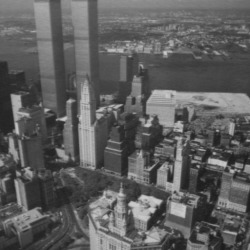
#> input picture assignment4/data/newyork/newyork_a.jpg, 250 x 250 px
$ jupyter execute --allow-errors exercise3.ipynb
#> lines starting #> are read from the running program, lines starting #| are printed output that depends on the picture
[cell 1]
from a4_utils import *
import numpy as np
import cv2
from matplotlib import pyplot as plt
import math
import random

def gauss(sigma):
    gauss_kernel = []
    for x in range(math.floor(- 3 * sigma), math.ceil(3 * sigma) + 1):
        result_x = (1 / (math.sqrt(2 * math.pi) * sigma)) * \
            math.exp(-((x ** 2) / (2 * (sigma ** 2))))
        gauss_kernel.append(result_x)
    return np.array(gauss_kernel) / sum(gauss_kernel)

def gaussdx(sigma):
    gaussdx_kernel = []
    for x in range(math.floor(- 3 * sigma), math.ceil(3 * sigma) + 1):
        result_x = (-1 / (math.sqrt(2 * math.pi) * sigma ** 3)) * x * math.exp(-(x ** 2 / (2 * sigma ** 2)))
        gaussdx_kernel.append(result_x)
    return np.array(gaussdx_kernel) / sum(np.abs(gaussdx_kernel))

def compute_derivative(img, sigma):
    G=gauss(sigma).reshape(1,-1)
    GT=G.T
    G=np.flip(G)
    GT=np.flip(GT)

    D=gaussdx(sigma).reshape(1,-1)
    DT=D.T
    D=np.flip(D)
    DT=np.flip(DT)

    img_Gt = cv2.filter2D(img, -1, D)
    deriv_x = cv2.filter2D(img_Gt, -1, GT)
    img_G = cv2.filter2D(img, -1, G)
    deriv_y = cv2.filter2D(img_G, -1, DT)
    return deriv_x, deriv_y

def gaussfilter(img, sigma):
    G = gauss(sigma)
    G = G.reshape(1, -1)
    convolved_img = cv2.filter2D(img, -1, G)
    convolved_img = cv2.filter2D(convolved_img, -1, G.T)
    return convolved_img


def nonmaxima_suppression(det,thresh,box_size):
    h,w=det.shape

    suppressed=np.zeros((h,w))

    for i in range(h):
        for j in range(w):
            if det[i,j]>thresh:
                box=det[i-box_size//2:i+box_size//2+1,j-box_size//2:j+box_size//2+1]
                if box.size>0:
                    max_val=np.max(box)
                else:
                    max_val=0
                if det[i,j] == max_val:
                    suppressed[i,j] = 1
    return suppressed

# [13 lines left out: function hessian_points, not called in this run]

def harris_points(I, sigma, threshold):
    sigma2 = 1.6 * sigma
    alpha = 0.06
    harris = np.zeros(I.shape)
    C = np.zeros((I.shape[0], I.shape[1], 2, 2))
    Ix,Iy=compute_derivative(I,sigma)

    C[:, :, 0, 0] = gaussfilter(Ix * Ix, sigma2)
    C[:, :, 0, 1] = gaussfilter(Ix * Iy, sigma2)
    C[:, :, 1, 0] = gaussfilter(Ix * Iy, sigma2)
    C[:, :, 1, 1] = gaussfilter(Iy * Iy, sigma2)

    det = C[:,:,0,0]*C[:,:,1,1]-C[:,:,0,1]*C[:,:,1,0]
    trace = C[:, :, 0, 0] + C[:, :, 1, 1]
    harris = det - alpha * trace * trace
    return harris

# [40 lines left out: functions find_correspondences, find_matches, not called in this run]

[cell 2]
# (a)  Write function estimate_homography, that approximates a homography between
# two images using a given set of matched feature points, following the algorithm below.

# [12 lines left out: function estimate_homography, not called in this run]

def points_from_txt(path):
    data = np.loadtxt(path)
    x1 = data[:, 0]
    y1 = data[:, 1]
    x2 = data[:, 2]
    y2 = data[:, 3]

    points1 = []
    for i in range(len(x1)):
        points1.append([x1[i], y1[i]])

    points2 = []
    for i in range(len(x2)):
        points2.append([x2[i], y2[i]])
    return points1, points2

newyork_a_grayscale = cv2.imread("data/newyork/newyork_a.jpg", cv2.IMREAD_GRAYSCALE) / 255
#> newyork_a_grayscale: shape (250, 250) float64; min 0.0941, max 0.804, mean 0.368
newyork_b_grayscale = cv2.imread("data/newyork/newyork_b.jpg", cv2.IMREAD_GRAYSCALE) / 255
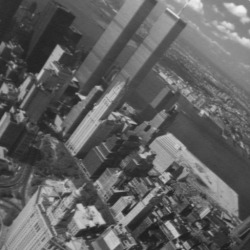
#> input picture assignment4/data/newyork/newyork_b.jpg, 250 x 250 px
#> newyork_b_grayscale: shape (250, 250) float64; min 0.102, max 0.949, mean 0.38

#> (the rest of this cell did not finish here and is left out)


H = estimate_homography(points1, points2)
transformed_newyork_a = cv2.warpPerspective(newyork_a_grayscale, H, newyork_a_grayscale.shape)
plt.figure(figsize=(14,8))
plt.subplot(1,2,1)
plt.imshow(transformed_newyork_a, cmap='gray')
plt.title("After warpPerspective")
plt.subplot(1,2,2)
plt.title("newyork.txt points")
display_matches(newyork_a_grayscale, points1, newyork_b_grayscale, points2)


graf_a_grayscale = cv2.imread("data/graf/graf_a.jpg", cv2.IMREAD_GRAYSCALE) / 255
graf_b_grayscale = cv2.imread("data/graf/graf_b.jpg", cv2.IMREAD_GRAYSCALE) / 255

points1_graf, points2_graf = points_from_txt("data/graf/graf.txt")

H_graf = estimate_homography(points1_graf, points2_graf)
transformed_graf_a = cv2.warpPerspective(graf_a_grayscale, H_graf, graf_a_grayscale.shape)
plt.figure(figsize=(14,8))
plt.subplot(1,2,1)
plt.imshow(transformed_graf_a, cmap='gray')
plt.title("After warpPerspective")
plt.subplot(1,2,2)
plt.title("graf.txt points")
display_matches(graf_a_grayscale, points1_graf, graf_b_grayscale, points2_graf)

[cell 3]
# (b) RANSAC

# [59 lines left out: function ransac, not called in this run]

harris_a = harris_points(newyork_a_grayscale, 3, 0.0000001)
#> in compute_derivative, `deriv_x = cv2.filter2D(img_Gt, -1, GT)`:
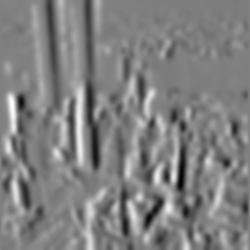
#> deriv_x: shape (250, 250) float64; min -0.243, max 0.241, mean 0.00058; drawn with min black and max white
#> call 2 of gaussfilter, with sigma = 4.8
#> in gaussfilter (call 2), `convolved_img = cv2.filter2D(convolved_img, -1, G.T)`:
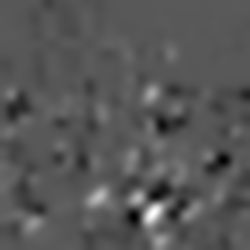
#> convolved_img: shape (250, 250) float64; min -0.00585, max 0.0111, mean -3.48e-05; drawn with min black and max white
harris_b = harris_points(newyork_b_grayscale, 3, 0.0000001)
#> call 2 of compute_derivative, with sigma = 3
#> in compute_derivative (call 2), `deriv_x = cv2.filter2D(img_Gt, -1, GT)`:
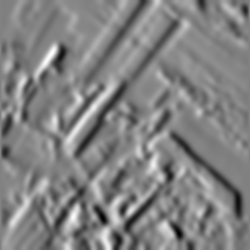
#> deriv_x: shape (250, 250) float64; min -0.218, max 0.211, mean 0.0013; drawn with min black and max white
#> in compute_derivative (call 2), `deriv_y = cv2.filter2D(img_G, -1, DT)`:
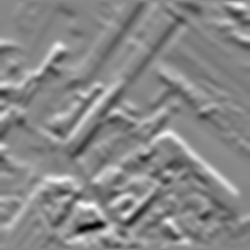
#> deriv_y: shape (250, 250) float64; min -0.252, max 0.218, mean -0.00105; drawn with min black and max white
#> in gaussfilter (call 6), `convolved_img = cv2.filter2D(img, -1, G)`:
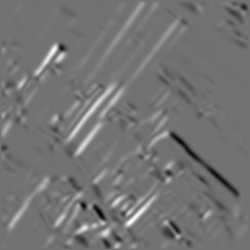
#> img: shape (250, 250) float64; min -0.0243, max 0.0298, mean 0.000447; drawn with min black and max white
#> in gaussfilter (call 8), `convolved_img = cv2.filter2D(convolved_img, -1, G.T)`:
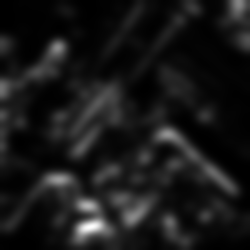
#> convolved_img: shape (250, 250) float64; min 4.19e-06, max 0.0233, mean 0.00229; drawn with min black and max white
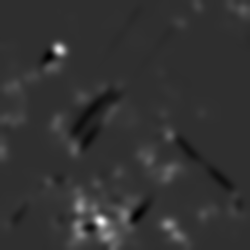
#> harris_b: shape (250, 250) float64; min -2.42e-05, max 0.000109, mean 2.47e-06; drawn with min black and max white

suppressed_a = nonmaxima_suppression(harris_a, 0.0000001, 3)
#> after the loop in nonmaxima_suppression, `for i in range(h):`:
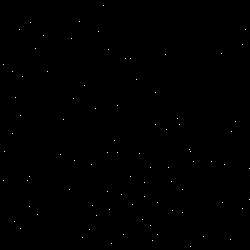
#> suppressed: shape (250, 250) float64; values 0 (black) and 1 (white), 0.14% white in thin lines or dots
suppressed_b = nonmaxima_suppression(harris_b, 0.0000001, 3)
#> call 2 of nonmaxima_suppression, with thresh = 1e-07, box_size = 3
#> after the loop in nonmaxima_suppression (call 2), `for i in range(h):`:
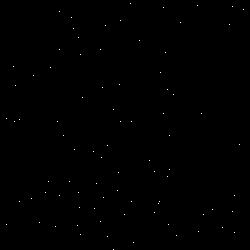
#> suppressed: shape (250, 250) float64; values 0 (black) and 1 (white), 0.13% white in thin lines or dots

x1=np.where(suppressed_a==1)[1]
#> x1 = 87 values, max 249 at index 50, min 3 at index 15, mean 120.7
y1=np.where(suppressed_a==1)[0]
#> y1 = 87 values from 5 to 246

x2=np.where(suppressed_b==1)[1]
#> x2 = 84 values, max 243 at index 4, min 6 at index 31, mean 118.1
y2=np.where(suppressed_b==1)[0]
#> y2 = 84 values from 3 to 249

#> (the rest of this cell did not finish here and is left out)
